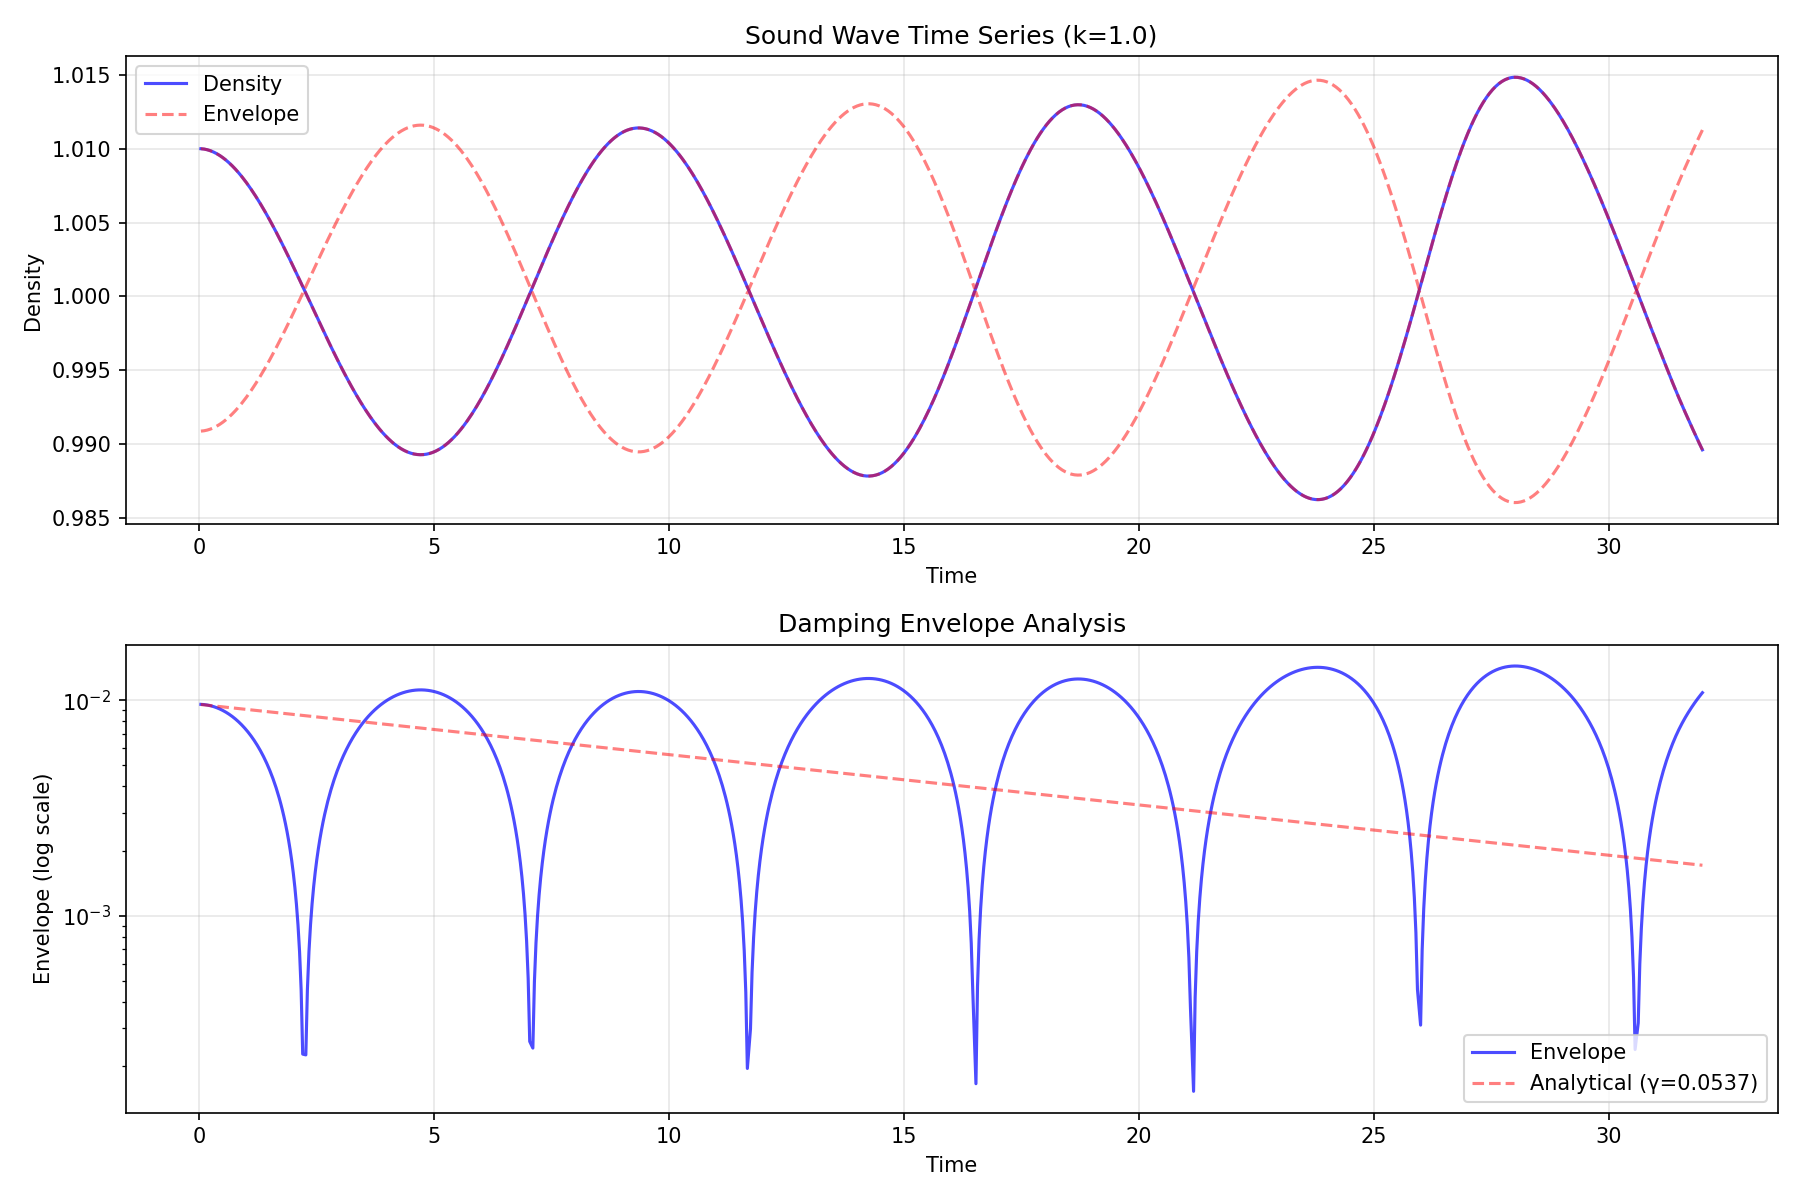

Write the Python code that produced this figure.
#!/usr/bin/env python3
"""
Debug script for investigating 100% damping error in sound wave benchmark.

This script runs a minimal sound wave simulation and analyzes the damping
extraction to identify why measured_damping is 0 while analytical_damping > 0.
"""

import sys
from pathlib import Path

import matplotlib.pyplot as plt
import numpy as np

sys.path.insert(0, str(Path(__file__).parent))

from israel_stewart.benchmarks.sound_waves import NumericalSoundWaveBenchmark
from israel_stewart.core.fields import TransportCoefficients

# Create benchmark with standard settings
transport_coeffs = TransportCoefficients(
    shear_viscosity=0.08,
    bulk_viscosity=0.04,
    shear_relaxation_time=0.5,
    bulk_relaxation_time=0.3,
    lambda_pi_pi=0.1,
    lambda_pi_Pi=0.05,
    xi_1=0.2,
    xi_2=0.1,
)

benchmark = NumericalSoundWaveBenchmark(
    domain_size=2 * np.pi,
    grid_points=(32, 32, 16),
    transport_coeffs=transport_coeffs,
)

# Run simulation for k=1.0
wave_number = 1.0
print("=" * 80)
print("DAMPING EXTRACTION DEBUG")
print("=" * 80)
print(f"Wave number k: {wave_number}")
print()

# Get analytical prediction
wave_vector = np.array([wave_number, 0.0, 0.0])
analytical_modes = benchmark.analytical.analyze_dispersion_relation(wave_vector)

if analytical_modes:
    mode = analytical_modes[0]
    print("Analytical Predictions:")
    print(f"  Frequency (ω):      {mode.frequency:.6f}")
    print(f"  Damping (γ):        {mode.attenuation:.6f}")
    print(f"  Sound speed (c_s):  {mode.sound_speed:.6f}")
    print()
else:
    print("ERROR: Could not find analytical mode!")
    sys.exit(1)

# Run short simulation to inspect time series
print("Running simulation...")
result = benchmark.run_simulation(
    wave_number=wave_number,
    simulation_time=10.0,
    n_periods=3,
)

print()
print("Numerical Results:")
print(f"  Measured frequency: {result.measured_frequency:.6f}")
print(f"  Measured damping:   {result.measured_damping_rate:.6f}")
print(f"  Frequency error:    {result.frequency_error:.1%}")
print(f"  Damping error:      {result.damping_error:.1%}")
print()

# Inspect time series
time = result.time_series_data["time"]
density = result.time_series_data["density"]

print(f"Time series length: {len(time)} points")
print(f"Time range: {time[0]:.3f} to {time[-1]:.3f}")
print(f"Density range: {density.min():.6f} to {density.max():.6f}")
print()

# Analyze damping extraction
signal_ac = density - np.mean(density)
envelope = np.abs(signal_ac)

print("Signal Statistics:")
print(f"  Mean density:       {np.mean(density):.6f}")
print(f"  AC amplitude:       {np.max(np.abs(signal_ac)):.6f}")
print(f"  Initial envelope:   {envelope[0]:.6f}")
print(f"  Final envelope:     {envelope[-1]:.6f}")
print(f"  Envelope ratio:     {envelope[-1]/envelope[0]:.6f}" if envelope[0] > 0 else "  Envelope ratio:     undefined")
print()

# Manual damping extraction
if envelope[0] > 0 and envelope[-1] > 0:
    # Expected decay: A(t) = A(0) * exp(-γ*t)
    # ln(A(t)/A(0)) = -γ*t
    # γ = -ln(A(t)/A(0)) / t

    # Try with initial vs final
    gamma_simple = -np.log(envelope[-1] / envelope[0]) / (time[-1] - time[0])
    print(f"Simple damping estimate (initial→final): {gamma_simple:.6f}")

    # Try log-linear fit
    valid_mask = envelope > 0.01 * np.max(envelope)
    if np.sum(valid_mask) > 5:
        valid_time = time[valid_mask]
        valid_envelope = envelope[valid_mask]
        log_envelope = np.log(valid_envelope)

        # Linear fit: log(A) = log(A0) - γ*t
        coeffs = np.polyfit(valid_time, log_envelope, 1)
        gamma_fit = -coeffs[0]

        print(f"Log-linear fit damping:                  {gamma_fit:.6f}")
        print(f"Fit R²: {1 - np.var(log_envelope - np.polyval(coeffs, valid_time))/np.var(log_envelope):.4f}")
    print()

# Plot time series and envelope
fig, axes = plt.subplots(2, 1, figsize=(12, 8))

# Time series
ax = axes[0]
ax.plot(time, density, 'b-', alpha=0.7, label='Density')
ax.plot(time, np.mean(density) + envelope, 'r--', alpha=0.5, label='Envelope')
ax.plot(time, np.mean(density) - envelope, 'r--', alpha=0.5)
ax.set_xlabel('Time')
ax.set_ylabel('Density')
ax.set_title(f'Sound Wave Time Series (k={wave_number})')
ax.legend()
ax.grid(True, alpha=0.3)

# Envelope in log scale
ax = axes[1]
valid_mask = envelope > 0.01 * np.max(envelope)
ax.semilogy(time[valid_mask], envelope[valid_mask], 'b-', alpha=0.7, label='Envelope')

# Overlay analytical decay
if analytical_modes:
    analytical_decay = envelope[0] * np.exp(-mode.attenuation * time)
    ax.semilogy(time, analytical_decay, 'r--', alpha=0.5, label=f'Analytical (γ={mode.attenuation:.4f})')

# Overlay measured decay
if result.measured_damping_rate > 0:
    measured_decay = envelope[0] * np.exp(-result.measured_damping_rate * time)
    ax.semilogy(time, measured_decay, 'g--', alpha=0.5, label=f'Measured (γ={result.measured_damping_rate:.4f})')

ax.set_xlabel('Time')
ax.set_ylabel('Envelope (log scale)')
ax.set_title('Damping Envelope Analysis')
ax.legend()
ax.grid(True, alpha=0.3)

plt.tight_layout()
plt.savefig('debug_damping.png', dpi=150)
print("Saved plot to debug_damping.png")

# Root cause analysis
print("=" * 80)
print("ROOT CAUSE ANALYSIS")
print("=" * 80)

if result.measured_damping_rate == 0.0:
    print("⚠️  ISSUE: Measured damping rate is exactly 0.0")
    print()
    print("Possible causes:")
    print("1. Signal envelope is not decaying (viscosity not working)")
    print("2. Damping extraction failed (numerical issue in fit)")
    print("3. Simulation time too short for measurable decay")
    print()

    # Check which one
    decay_ratio = envelope[-1] / envelope[0] if envelope[0] > 0 else 1.0
    print(f"Decay ratio: {decay_ratio:.6f}")

    if decay_ratio > 0.9:
        print("→ Signal barely decayed! Viscosity may not be applied correctly.")
    elif decay_ratio < 0.01:
        print("→ Signal decayed too much! May have numerical issues in log fit.")
    else:
        print("→ Signal decayed moderately. Extraction algorithm may have failed.")
        print("   Check _extract_frequency_damping implementation.")
else:
    damping_ratio = result.measured_damping_rate / mode.attenuation
    print(f"Damping ratio (measured/analytical): {damping_ratio:.6f}")

    if damping_ratio < 0.1:
        print("→ Measured damping much smaller than expected")
        print("   Viscosity may not be fully active in simulation")
    elif damping_ratio > 10.0:
        print("→ Measured damping much larger than expected")
        print("   May have spurious numerical damping")
    else:
        print("✓ Damping is in reasonable range")
        print(f"  Error should be ~{abs(1-damping_ratio)*100:.1f}%, not 100%")

print("=" * 80)
